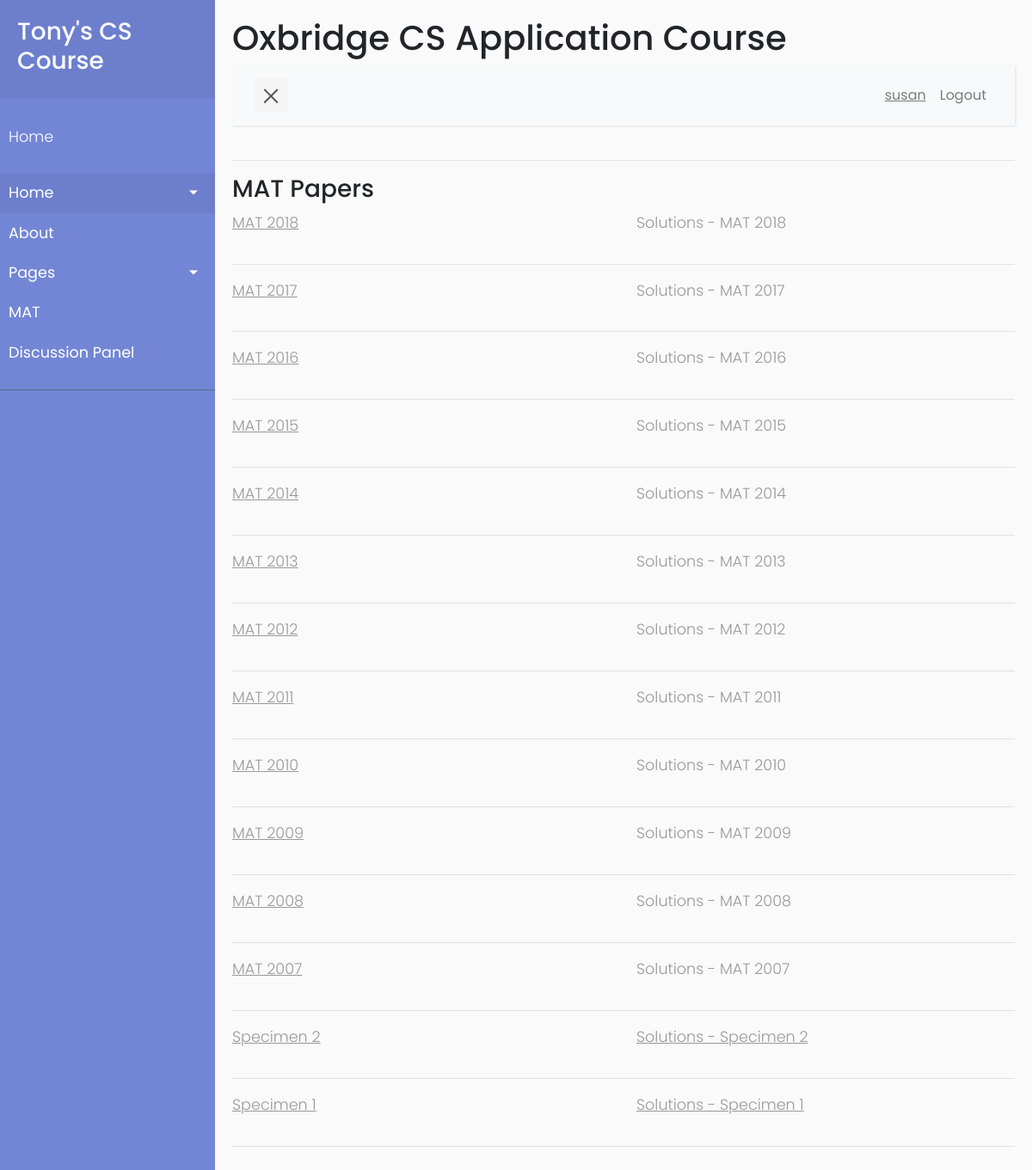
The app's page /mat (signed in) with its own data.
### app/models.py (models this page shows, shortened)
class User(UserMixin, db.Model):
    id = db.Column(db.Integer, primary_key=True)
    username = db.Column(db.String(64), index=True, unique=True)
    firstname = db.Column(db.String(64), index=True)
    lastname = db.Column(db.String(64), index=True)
    email = db.Column(db.String(120), index=True, unique=True)
    password_hash = db.Column(db.String(128))
    is_admin = db.Column(db.Boolean, default=False)
    posts = db.relationship('Post', backref='author', lazy='dynamic')
    mats = db.relationship('Mat', secondary=user_mat_association)

class Mat(db.Model):
    name = db.Column(db.String(20), primary_key=True)
    paper_path = db.Column(db.String(128))
    answer_path = db.Column(db.String(128))

### app/routes.py (the view)
@app.route('/mat')
@login_required
def mat():
    mat_papers = Mat.query.order_by(Mat.name.desc()).all()
    return render_template('mat.html', title='MAT', papers=mat_papers)

### app/models.py (called while the page is built)
@login.user_loader
def load_user(id):
    return User.query.get(int(id))

### app/templates/mat.html
{% extends "base.html" %}
{% block content %}
    <h3>MAT Papers</h3>
    {% for paper in papers %}
        <div class = 'row'>
            <div class = 'col'><p><u><a href="{{ url_for('mat_files',
            filename=paper.paper_path) }}">{{ paper.name }}</a></u></p></div>
            {% if paper in current_user.mats or current_user.is_admin%}
                <div class = 'col'><p><u><a href="{{ url_for('mat_files',
                        filename=paper.answer_path) }}">{{ 'Solutions -
                        '+paper.name }}</a></u></p></div>
            {% else %}
                <div class = 'col'><p>{{ 'Solutions - '+paper.name }}</p></div>
            {% endif %}
        </div>
        <hr>
    {% endfor %}
{% endblock%}

### app/templates/base.html (shortened to what this page needs)
<html lang="en">
    <head>
        <link rel="stylesheet" href="{{  url_for('static', filename='scripts/css/bootstrap.min.css') }}">
        <link rel="stylesheet" href="{{  url_for('static', filename='scripts/css/style5.css') }}">
    </head>
    <body>
        <div class="wrapper">
            <nav id="sidebar">
                <div class="sidebar-header">
                    <a href="{{ url_for('index') }}"><h3>Tony's CS Course</h3></a>
                </div>
                <ul class="list-unstyled components">
                    <a href="{{ url_for('index') }}"><p>Home</p></a>
                    <li class="active">
                        <a href="#homeSubmenu" data-toggle="collapse" aria-expanded="false" class="dropdown-toggle">Home</a>
                    </li>
                    <li>
                        <a href="#">About</a>
                    </li>
                    <li>
                        <a href="#pageSubmenu" data-toggle="collapse" aria-expanded="false" class="dropdown-toggle">Pages</a>
                    </li>
                    <li>
                        <a href="{{ url_for('mat') }}">MAT</a>
                    </li>
                    <li>
                        <a href="{{ url_for('discussion_no_page') }}">Discussion Panel</a>
                    </li>
                </ul>
            </nav>
            <div id="content">
                <h1>Oxbridge CS Application Course</h1>
                <nav class="navbar navbar-expand-lg navbar-light bg-light">
                    <div class="container-fluid">
                        <button type="button" id="sidebarCollapse" class="navbar-btn">
                            <span></span>
                        </button>
                        <div class="collapse navbar-collapse" id="navbarSupportedContent">
                            <ul class="nav navbar-nav ml-auto">
                                {% if current_user.is_anonymous %}
                                <li class="nav-item">
                                    <a class="nav-link" href="{{ url_for('login') }}">Login</a>
                                </li>
                                <li class="nav-item">
                                    <a class="nav-link" href="{{
                                        url_for('register') }}">Register</a>
                                </li>
                                {% else %}
                                <li class="nav-item">
                                    <a class="nav-link" href="{{
                                        url_for('user_default', username=current_user.username)}}"><u>{{current_user.username}}</u></a>
                                </li>
                                <li class="nav-item">
                                    <a class="nav-link" href="{{ url_for('logout') }}">Logout</a>
                                </li>
                                {% endif %}
                            </ul>
                        </div>
                    </div>
                </nav>
                <hr>
                {% block content %}
                {% endblock %}
            </div>
        </div>
    </body>
</html>

### app/static/scripts/css/style5.css (style rules this page uses)
body { font-family: 'Poppins', sans-serif; background: #fafafa; word-wrap: break-word; }
p { font-family: 'Poppins', sans-serif; font-size: 1.1em; font-weight: 300; line-height: 1.7em; color: #999; }
a, a:hover, a:focus { color: inherit; text-decoration: none; transition: all 0.3s; }
.navbar { padding: 15px 10px; background: #fff; border: none; border-radius: 0; margin-bottom: 40px; box-shadow: 1px 1px 3px rgba(0, 0, 0, 0.1); }
.navbar-btn { box-shadow: none; outline: none !important; border: none; }
.wrapper { display: flex; width: 100%; align-items: stretch; perspective: 1500px; }
#sidebar { min-width: 250px; max-width: 250px; background: #7386D5; color: #fff; transition: all 0.6s cubic-bezier(0.945, 0.020, 0.270, 0.665); transform-origin: bottom left; }
#sidebar .sidebar-header { padding: 20px; background: #6d7fcc; }
#sidebar ul.components { padding: 20px 0; border-bottom: 1px solid #47748b; }
#sidebar ul p { color: #fff; padding: 10px; }
#sidebar ul li a { padding: 10px; font-size: 1.1em; display: block; }
#sidebar ul li.active > a, a[aria-expanded="true"] { color: #fff; background: #6d7fcc; }
a[data-toggle="collapse"] { position: relative; }
.dropdown-toggle::after { display: block; position: absolute; top: 50%; right: 20px; transform: translateY(-50%); }
#content { width: 100%; padding: 20px; min-height: 100vh; transition: all 0.3s; }
#sidebarCollapse { width: 40px; height: 40px; background: #f5f5f5; cursor: pointer; }
#sidebarCollapse span { width: 80%; height: 2px; margin: 0 auto; display: block; background: #555; transition: all 0.8s cubic-bezier(0.810, -0.330, 0.345, 1.375); transition-delay: 0.2s; }
#sidebarCollapse span:last-of-type { transform: rotate(-45deg) translate(1px, -1px); }

### records on screen
User: username "susan"
Mat: name "MAT 2018", name "Solutions - MAT 2018"
Mat: name "MAT 2017", name "Solutions - MAT 2017"
Mat: name "MAT 2016", name "Solutions - MAT 2016"
Mat: name "MAT 2015", name "Solutions - MAT 2015"
Mat: name "MAT 2014", name "Solutions - MAT 2014"
Mat: name "MAT 2013", name "Solutions - MAT 2013"
Mat: name "MAT 2012", name "Solutions - MAT 2012"
Mat: name "MAT 2011", name "Solutions - MAT 2011"
Mat: name "MAT 2010", name "Solutions - MAT 2010"
Mat: name "MAT 2009", name "Solutions - MAT 2009"
Mat: name "MAT 2008", name "Solutions - MAT 2008"
Mat: name "MAT 2007", name "Solutions - MAT 2007"
Mat: name "Specimen 2", name "Solutions - Specimen 2"
Mat: name "Specimen 1", name "Solutions - Specimen 1"
